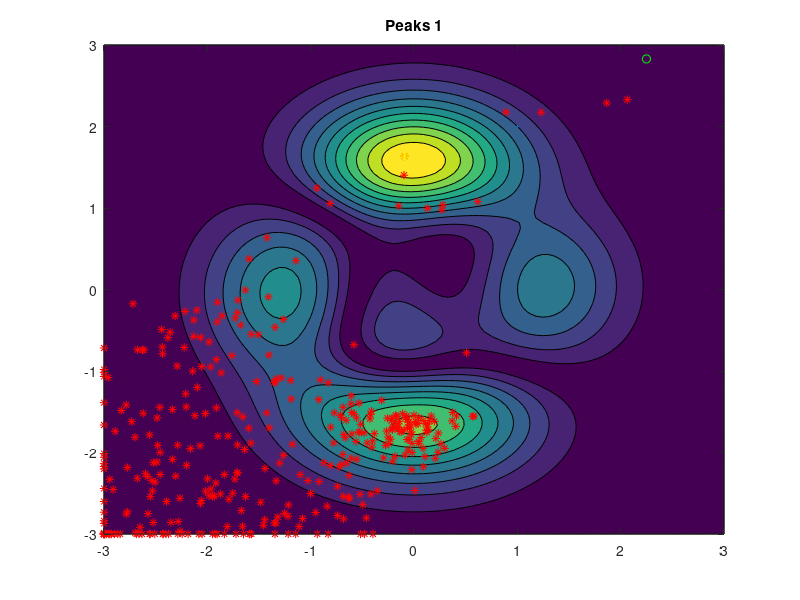
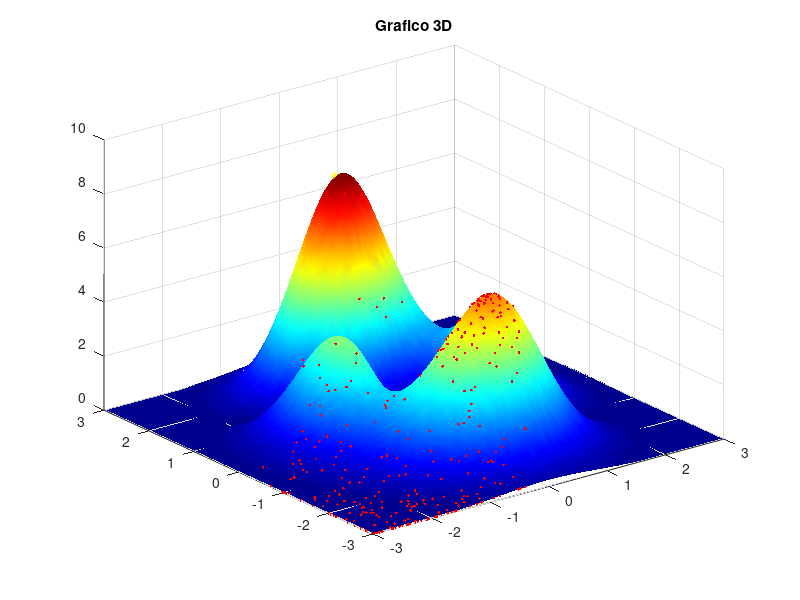
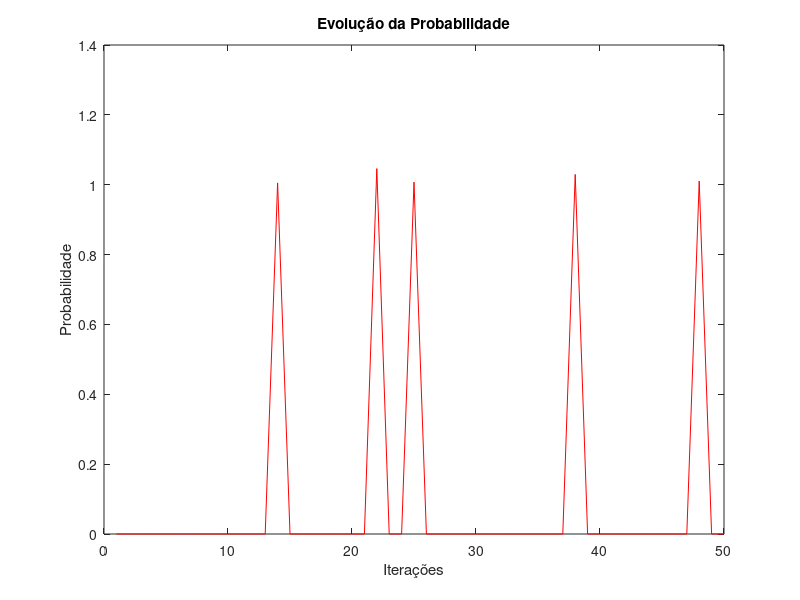
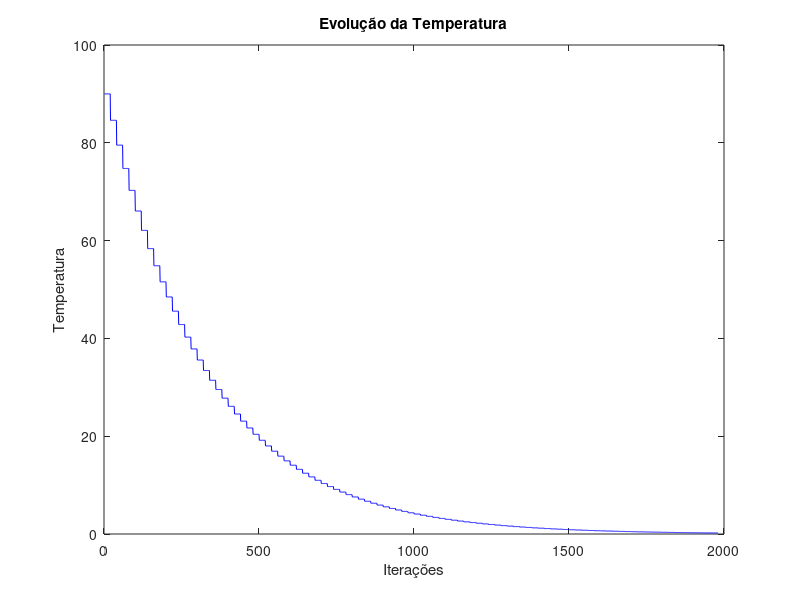

MATLAB code for these plots, in order:
% |-------------------------|
% | Trabalho II de IA |
% | Vitor Novo <74280> |
% |-------------------------|
%%SCRIPT PARA O Simulated Annealing
clc
clear
close all
a=3
b=10
 %Intervalos
xmin=-3;
xmax=3; 
ymin=-3; 
ymax=3;
%nr de iterações
iteracoes =100; 
%função
fx=@(x,y) abs( a.*(1-x.^2).*exp(-x.^2-(y+1).^2)-b.*(x./5 - x.^3 -y.^5).*exp(-x.^2 -y.^2)-(1/3).*exp(-(x+1).^2-y.^2)) ;
 
%------------------------------------
%posição inicial
%Vai escolher uma posição aleatória em todo o grafico dentro dos limites
x=(xmax-xmin)*rand+xmin;
y=(ymax-ymin)*rand+ymin;
%vizinhança delta min
delta_min=-0.2; 
delta_max=0.2;
%criar vetor x com 100 pontos, como o y, meshgrid cria uma matriz 100x100
%em que combina todas as combinacoes de x e y possiveis
xx=linspace(xmin,xmax,100);
yy=linspace(ymin,ymax,100);
[X,Y]=meshgrid(xx,yy);
Z=fx(X,Y);
%
%faz plot do mapa da função
contourf(X,Y,Z);
%------------------------------------
% quando se mudar o A e B deve-se mudar aqui tb
%criação do grafico
%ezcontourf('abs(3 *(1-x^2)*exp(-x^2-(y+1)^2)-10*(x/5 - x^3 -y^5)*exp(-x^2 -y^2)-(1/3)*exp(-(x+1)^2-y^2))',...
% [-3,3],[-3,3]);
title('Peaks 1');
hold on
%Mostar o grafico em 3D
figure
surfc(X,Y,Z);
hold on;
shading interp
colormap jet
title('Grafico 3D');
figure(1);
%----------------------------------------------
%Guardar a variavel inicial do x e y, caso este possa ser o melhor caso
best_x = x;
best_y = y;
plot(x,y,'go',LineWidth=2)
figure(2);
%graficos 3D
plot3(x,y,fx(x,y),'g.',MarkerSize=20);
figure(1);
%contador
n=1;
t=1;
k=1
%vetor que guarda valores da função na descida
f = zeros(iteracoes,1);
%vetor da temperatura
T = zeros(iteracoes,1);
%vetor probabilidade temperatura
p_t = zeros(iteracoes,1);
%temperatura inicial
T(1)=90;
while( k < iteracoes)
 
 n=1;
 
 while n<=iteracoes/5
 
 %Inicializa x_novo random
 x_novo = (delta_max-delta_min)*randn(1)+delta_min+x;
 y_novo = (delta_max-delta_min)*randn(1)+delta_min+y;
 
 %Condições que obrigam o x_novo e y_novo a estarem dentro
 %dos intervalos impostos pela função 
 if x_novo > xmax
 x_novo = xmax;
 end
 if y_novo > ymax
 y_novo = ymax;
 end
 if x_novo < xmin
 x_novo = xmin;
 end
 if y_novo < ymin
 y_novo = ymin;
 end
 
 %calculo do delta
 deltaE = fx(x_novo, y_novo) - fx(x,y)
 
 % Se deltaE for positivo significa que fx(x,y) > fx(x_novo,y_novo)
 % UPHILL MOVEMENT
 if (deltaE > 0) %movimento de subida
 
 
 
 x = x_novo;
 y = y_novo;
 
 f(t)= fx(x_novo, y_novo);
 plot(x,y,'r*')
 figure(2);
 %graficos 3D
 plot3(x,y,fx(x,y),'r.',MarkerSize=20);
 figure(1);
 
 %BEST CALCULATOR
 if fx(best_x, best_y) < fx(x_novo, y_novo)
 best_x = x_novo;
 best_y = y_novo;
 end
 
 %DownHill Moviment
 elseif exp(abs(deltaE) /T(t)) < randn(1) %formula da probabilidade
 
 
 
 p_t(t)= exp(abs(deltaE) /T(t)); 
 
 x=x_novo; 
 y=y_novo;
 
 
 f(t)=fx(x_novo, y_novo);
 plot(x,y,'r*')
 figure(2);
 %graficos 3D
 plot3(x,y,fx(x,y),'r.',MarkerSize=20);
 figure(1);
 %BEST CALCULATOR
 if fx(best_x, best_y) < fx(x_novo, y_novo)
 best_x = x_novo;
 best_y = y_novo;
 end
 
 end
 
 T(t+1)=T(t);
 t = t+1;
 
 n=n+1;
 end
 
 T(t) = 0.94*T(t-1); %Decrescimo da temperatura 
 
 
 %incremento do ciclo
 k=k+1;
end
plot(best_x,best_y,"y*")
figure(2);
%graficos 3D
plot3(best_x,best_y,fx(best_x,best_y),'y*',MarkerSize=20);
figure(1);
figure
plot(p_t(1:50), 'r') %Gráfico com a evolução da coordena x
title('Evolução da Probabilidade')
xlabel('Iterações')
ylabel('Probabilidade')
% Criação do plot com a função
figure
plot (T, 'b')
title('Evolução da Temperatura')
xlabel('Iterações')
ylabel('Temperatura')
% Criação do plot com a função
figure
plot (f, 'b')
title('Evolução da Função')
xlabel('Iterações')
ylabel('F(t)')
%Mostrar o valor mais alto obtido para o x, y
fprintf('Melhor x %f\n', best_x);
fprintf('Melhor y %f\n', best_y);